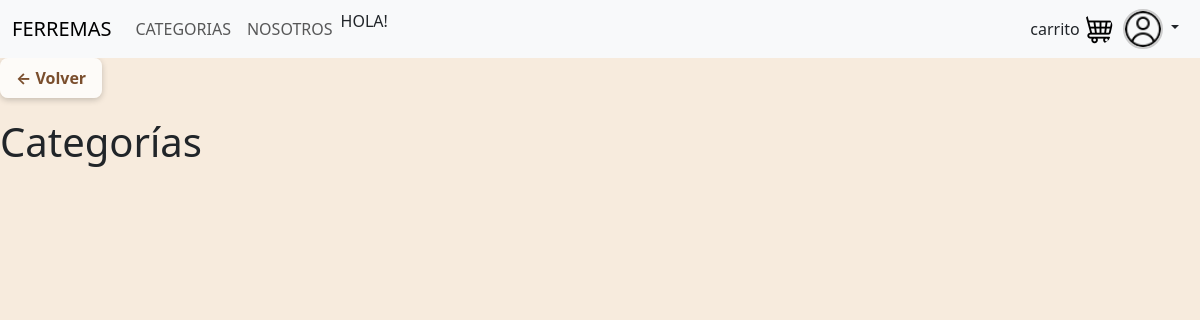
The app's page /Home/Categorias/, older data.
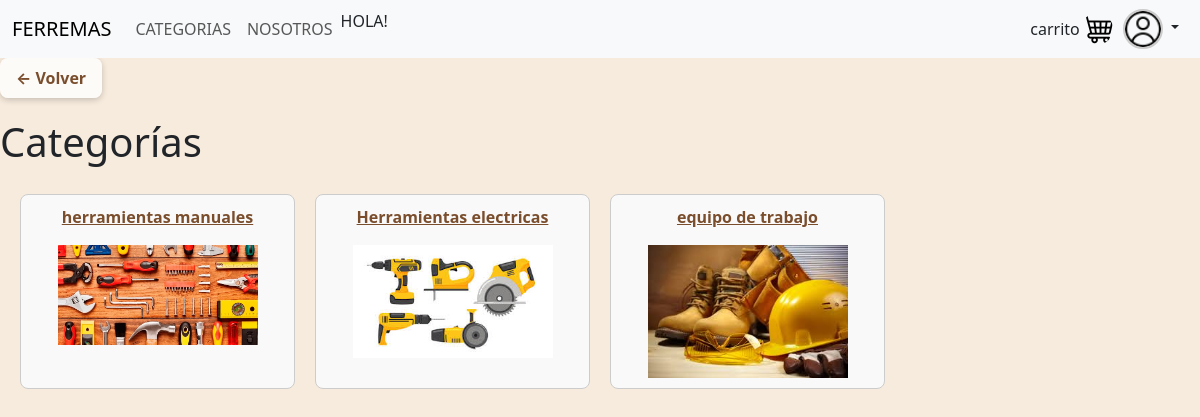
The same page, newer data.
### task/models.py (models this page shows, shortened)
class Categoria(models.Model):
    nombrecat = models.CharField(max_length=100, unique=True)
    descripcion = models.TextField(blank=True)
    imagen = models.ImageField(upload_to='Categoriasimg/')
    user = models.ForeignKey('auth.User', on_delete=models.CASCADE, null=True)

### task/views.py (the view)
# urls.py: path('Home/Categorias/',views.lista_categoria, name='categorias'),
def lista_categoria(request):
    categorias=Categoria.objects.all()
    return render(request, 'categorias.html', {'categorias': categorias})

### task/Templates/categorias.html (shortened to what this page needs)
{% extends 'navbar.html' %}
{% load static %}
{% block body %}
<link rel="stylesheet" href="{% static 'style.css' %}">
<a href="{% url 'Home' %}" class="btn-back">
    ← Volver
  </a>
<h1>Categorías</h1>
<div class="categoria-grid">
    {% for Categoria in categorias %}
        <div class="categoria-card">
            <a href="{% url 'detalle_categorias' Categoria.nombrecat %}" class="auth-form-title">
                <p>{{ Categoria.nombrecat }}</p>
                {% if Categoria.imagen %}
                    <img src="{{ Categoria.imagen.url }}" alt="Imagen de la categoría" width="200">
                {% else %}
                    <p>No hay imagen disponible</p>
                {% endif %}
            </a>
        </div>
    {% endfor %}
</div>
{% endblock %}

Row changes from the older to the newer data that the page shows:
added Categoria: nombrecat "herramientas manuales", imagen (picture)
added Categoria: nombrecat "Herramientas electricas", imagen (picture)
added Categoria: nombrecat "equipo de trabajo", imagen (picture)
